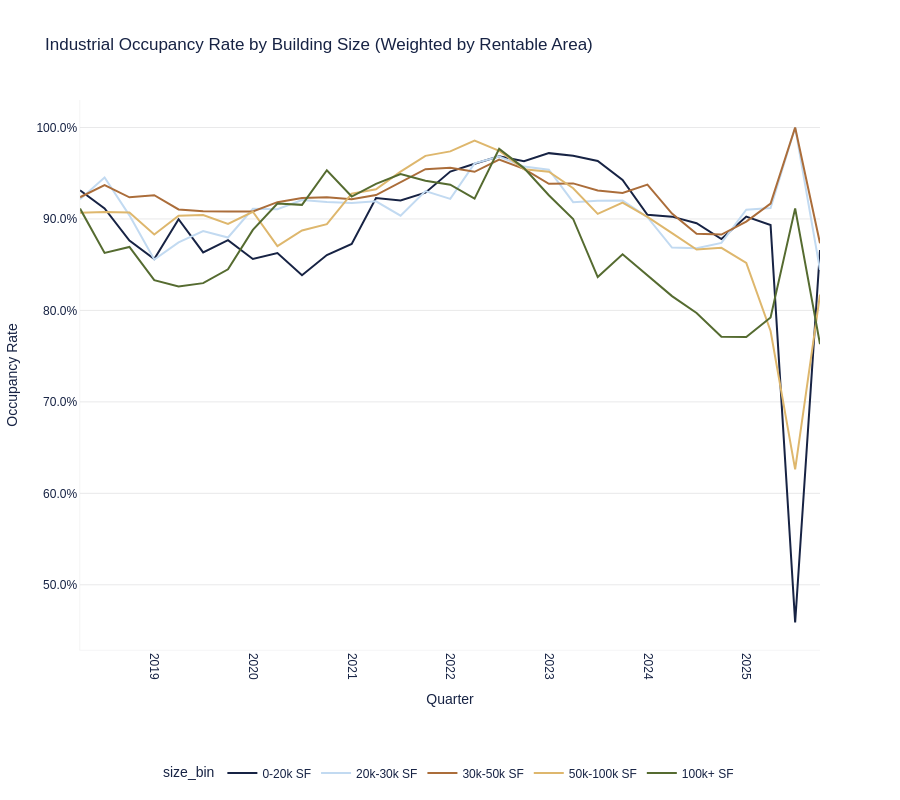

Write notebook code for a chart like this one.
### Code cell
# Chart 3: Industrial Occupancy Rate by Building Size
fig_industrial_occ = aquila_styled_line_chart(
    industrial_occ_by_size,
    x='date',
    y='weighted_occupancy_pct',
    color='size_bin',
    title='Industrial Occupancy Rate by Building Size (Weighted by Rentable Area)'
)
fig_industrial_occ.update_yaxes(tickformat='.1%', title='Occupancy Rate')
fig_industrial_occ.update_xaxes(title='Quarter')
fig_industrial_occ.write_html('charts/industrial/industrial_occupancy_by_size.html')
print("Saved: charts/industrial_occupancy_by_size.html")
fig_industrial_occ.show()

### Figure 1 — Plotly figure (JSON) as saved in the notebook; plotly's stock layout.template omitted (floating-point values rounded to 4 significant figures)
{"data": [{"hovertemplate": "size_bin=0-20k SF<br>date=%{x}<br>weighted_occupancy_pct=%{y}<extra></extra>", "legendgroup": "0-20k SF", "line": {"color": "#172344", "dash": "solid"}, "marker": {"symbol": "circle"}, "mode": "lines", "name": "0-20k SF", "orientation": "v", "showlegend": true, "type": "scatter", "x": ["2018-04-01T00:00:00", "2018-07-01T00:00:00", "2018-10-01T00:00:00", "2019-01-01T00:00:00", "2019-04-01T00:00:00", "2019-07-01T00:00:00", "2019-10-01T00:00:00", "2020-01-01T00:00:00", "2020-04-01T00:00:00", "2020-07-01T00:00:00", "2020-10-01T00:00:00", "2021-01-01T00:00:00", "2021-04-01T00:00:00", "2021-07-01T00:00:00", "2021-10-01T00:00:00", "2022-01-01T00:00:00", "2022-04-01T00:00:00", "2022-07-01T00:00:00", "2022-10-01T00:00:00", "2023-01-01T00:00:00", "2023-04-01T00:00:00", "2023-07-01T00:00:00", "2023-10-01T00:00:00", "2024-01-01T00:00:00", "2024-04-01T00:00:00", "2024-07-01T00:00:00", "2024-10-01T00:00:00", "2025-01-01T00:00:00", "2025-04-01T00:00:00", "2025-07-01T00:00:00", "2025-10-01T00:00:00"], "xaxis": "x", "y": [0.9313, 0.9115, 0.8763, 0.8562, 0.8997, 0.8635, 0.8768, 0.8563, 0.8628, 0.8385, 0.8605, 0.8727, 0.9229, 0.9202, 0.9287, 0.9518, 0.9603, 0.9684, 0.9631, 0.972, 0.9692, 0.9634, 0.9427, 0.9045, 0.9025, 0.8953, 0.8781, 0.9026, 0.8933, 0.4588, 0.8661], "yaxis": "y"}, {"hovertemplate": "size_bin=20k-30k SF<br>date=%{x}<br>weighted_occupancy_pct=%{y}<extra></extra>", "legendgroup": "20k-30k SF", "line": {"color": "#C2DAF1", "dash": "solid"}, "marker": {"symbol": "circle"}, "mode": "lines", "name": "20k-30k SF", "orientation": "v", "showlegend": true, "type": "scatter", "x": ["2018-04-01T00:00:00", "2018-07-01T00:00:00", "2018-10-01T00:00:00", "2019-01-01T00:00:00", "2019-04-01T00:00:00", "2019-07-01T00:00:00", "2019-10-01T00:00:00", "2020-01-01T00:00:00", "2020-04-01T00:00:00", "2020-07-01T00:00:00", "2020-10-01T00:00:00", "2021-01-01T00:00:00", "2021-04-01T00:00:00", "2021-07-01T00:00:00", "2021-10-01T00:00:00", "2022-01-01T00:00:00", "2022-04-01T00:00:00", "2022-07-01T00:00:00", "2022-10-01T00:00:00", "2023-01-01T00:00:00", "2023-04-01T00:00:00", "2023-07-01T00:00:00", "2023-10-01T00:00:00", "2024-01-01T00:00:00", "2024-04-01T00:00:00", "2024-07-01T00:00:00", "2024-10-01T00:00:00", "2025-01-01T00:00:00", "2025-04-01T00:00:00", "2025-07-01T00:00:00", "2025-10-01T00:00:00"], "xaxis": "x", "y": [0.9215, 0.9454, 0.9039, 0.8557, 0.8744, 0.8869, 0.8797, 0.9112, 0.9106, 0.9206, 0.9186, 0.9174, 0.9193, 0.9036, 0.9305, 0.922, 0.9608, 0.9683, 0.9572, 0.9539, 0.9183, 0.9198, 0.9202, 0.902, 0.8688, 0.8681, 0.8739, 0.9102, 0.912, 1, 0.8443], "yaxis": "y"}, {"hovertemplate": "size_bin=30k-50k SF<br>date=%{x}<br>weighted_occupancy_pct=%{y}<extra></extra>", "legendgroup": "30k-50k SF", "line": {"color": "#AB6D3A", "dash": "solid"}, "marker": {"symbol": "circle"}, "mode": "lines", "name": "30k-50k SF", "orientation": "v", "showlegend": true, "type": "scatter", "x": ["2018-04-01T00:00:00", "2018-07-01T00:00:00", "2018-10-01T00:00:00", "2019-01-01T00:00:00", "2019-04-01T00:00:00", "2019-07-01T00:00:00", "2019-10-01T00:00:00", "2020-01-01T00:00:00", "2020-04-01T00:00:00", "2020-07-01T00:00:00", "2020-10-01T00:00:00", "2021-01-01T00:00:00", "2021-04-01T00:00:00", "2021-07-01T00:00:00", "2021-10-01T00:00:00", "2022-01-01T00:00:00", "2022-04-01T00:00:00", "2022-07-01T00:00:00", "2022-10-01T00:00:00", "2023-01-01T00:00:00", "2023-04-01T00:00:00", "2023-07-01T00:00:00", "2023-10-01T00:00:00", "2024-01-01T00:00:00", "2024-04-01T00:00:00", "2024-07-01T00:00:00", "2024-10-01T00:00:00", "2025-01-01T00:00:00", "2025-04-01T00:00:00", "2025-07-01T00:00:00", "2025-10-01T00:00:00"], "xaxis": "x", "y": [0.9237, 0.9371, 0.9237, 0.9259, 0.9104, 0.9083, 0.9081, 0.9082, 0.9184, 0.923, 0.9238, 0.9216, 0.9261, 0.9399, 0.9544, 0.956, 0.9515, 0.965, 0.9547, 0.9384, 0.9389, 0.9312, 0.9283, 0.9375, 0.9059, 0.8838, 0.883, 0.8971, 0.9167, 1, 0.8735], "yaxis": "y"}, {"hovertemplate": "size_bin=50k-100k SF<br>date=%{x}<br>weighted_occupancy_pct=%{y}<extra></extra>", "legendgroup": "50k-100k SF", "line": {"color": "#DEB76D", "dash": "solid"}, "marker": {"symbol": "circle"}, "mode": "lines", "name": "50k-100k SF", "orientation": "v", "showlegend": true, "type": "scatter", "x": ["2018-04-01T00:00:00", "2018-07-01T00:00:00", "2018-10-01T00:00:00", "2019-01-01T00:00:00", "2019-04-01T00:00:00", "2019-07-01T00:00:00", "2019-10-01T00:00:00", "2020-01-01T00:00:00", "2020-04-01T00:00:00", "2020-07-01T00:00:00", "2020-10-01T00:00:00", "2021-01-01T00:00:00", "2021-04-01T00:00:00", "2021-07-01T00:00:00", "2021-10-01T00:00:00", "2022-01-01T00:00:00", "2022-04-01T00:00:00", "2022-07-01T00:00:00", "2022-10-01T00:00:00", "2023-01-01T00:00:00", "2023-04-01T00:00:00", "2023-07-01T00:00:00", "2023-10-01T00:00:00", "2024-01-01T00:00:00", "2024-04-01T00:00:00", "2024-07-01T00:00:00", "2024-10-01T00:00:00", "2025-01-01T00:00:00", "2025-04-01T00:00:00", "2025-07-01T00:00:00", "2025-10-01T00:00:00"], "xaxis": "x", "y": [0.9069, 0.9077, 0.907, 0.883, 0.9036, 0.9043, 0.8947, 0.9079, 0.8703, 0.8874, 0.8943, 0.9276, 0.9324, 0.9518, 0.969, 0.9739, 0.9857, 0.9745, 0.9543, 0.9517, 0.9336, 0.9055, 0.9178, 0.9022, 0.8845, 0.8666, 0.8684, 0.8519, 0.7775, 0.6262, 0.8173], "yaxis": "y"}, {"hovertemplate": "size_bin=100k+ SF<br>date=%{x}<br>weighted_occupancy_pct=%{y}<extra></extra>", "legendgroup": "100k+ SF", "line": {"color": "#556B30", "dash": "solid"}, "marker": {"symbol": "circle"}, "mode": "lines", "name": "100k+ SF", "orientation": "v", "showlegend": true, "type": "scatter", "x": ["2018-04-01T00:00:00", "2018-07-01T00:00:00", "2018-10-01T00:00:00", "2019-01-01T00:00:00", "2019-04-01T00:00:00", "2019-07-01T00:00:00", "2019-10-01T00:00:00", "2020-01-01T00:00:00", "2020-04-01T00:00:00", "2020-07-01T00:00:00", "2020-10-01T00:00:00", "2021-01-01T00:00:00", "2021-04-01T00:00:00", "2021-07-01T00:00:00", "2021-10-01T00:00:00", "2022-01-01T00:00:00", "2022-04-01T00:00:00", "2022-07-01T00:00:00", "2022-10-01T00:00:00", "2023-01-01T00:00:00", "2023-04-01T00:00:00", "2023-07-01T00:00:00", "2023-10-01T00:00:00", "2024-01-01T00:00:00", "2024-04-01T00:00:00", "2024-07-01T00:00:00", "2024-10-01T00:00:00", "2025-01-01T00:00:00", "2025-04-01T00:00:00", "2025-07-01T00:00:00", "2025-10-01T00:00:00"], "xaxis": "x", "y": [0.9114, 0.8629, 0.8694, 0.833, 0.8261, 0.8298, 0.8449, 0.8881, 0.9168, 0.9154, 0.9532, 0.9245, 0.9383, 0.949, 0.9417, 0.9375, 0.9222, 0.9766, 0.9556, 0.926, 0.9, 0.8365, 0.8613, 0.8389, 0.8156, 0.7972, 0.7712, 0.771, 0.7922, 0.9116, 0.7631], "yaxis": "y"}], "layout": {"font": {"color": "#172344", "family": "Futura LT Pro, Futura, Arial, sans-serif"}, "height": 800, "legend": {"orientation": "h", "title": {"font": {"family": "Futura LT Pro, Futura, Arial, sans-serif"}, "text": "size_bin"}, "tracegroupgap": 0, "x": 0.5, "xanchor": "center", "y": -0.25, "yanchor": "bottom"}, "margin": {"b": 100}, "paper_bgcolor": "white", "plot_bgcolor": "white", "title": {"font": {"family": "Futura LT Pro, Futura, Arial, sans-serif"}, "text": "Industrial Occupancy Rate by Building Size (Weighted by Rentable Area)"}, "xaxis": {"anchor": "y", "domain": [0, 1], "linecolor": "#e9e9ea", "linewidth": 0.5, "mirror": false, "showgrid": false, "showline": true, "tickangle": 90, "title": {"text": "Quarter"}, "zeroline": false}, "yaxis": {"anchor": "x", "domain": [0, 1], "gridcolor": "#e9e9ea", "linecolor": "#e9e9ea", "linewidth": 0.5, "mirror": false, "showgrid": true, "showline": true, "tickformat": ".1%", "title": {"text": "Occupancy Rate"}, "zeroline": true}}}
